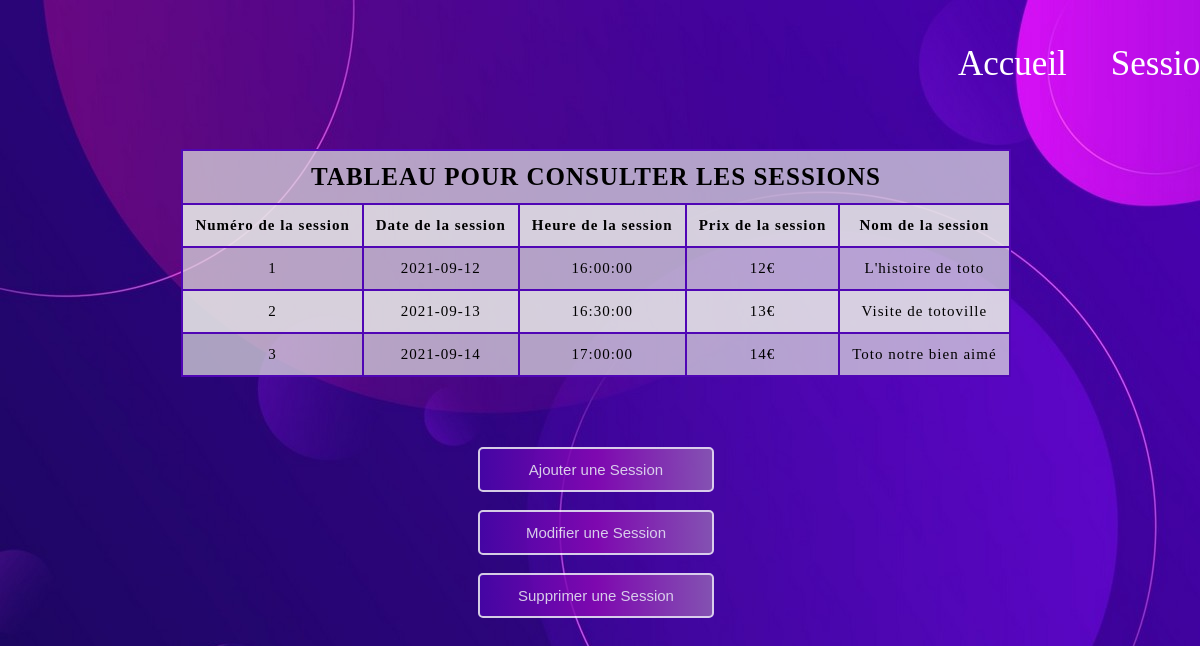
The app's page /?controleur=session with its own data.
### tables this page shows
CREATE TABLE `session` (
  `NUM_SESSION` int(2) NOT NULL,
  `DATE_SESSION` date DEFAULT NULL,
  `HEURE_SESSION` time DEFAULT NULL,
  `PRIX_SESSION` int(2) DEFAULT NULL,
  `NOM_SESSION` char(32) DEFAULT NULL
);

### index.php (called while the page is built, shortened)
<?php
$c=new $class();
include ("./vue/vue." . $c->vue . ".php");
?>

### modele/modele.session.php (called while the page is built, shortened)
<?php
class Modele_session
{
	private $conn;
	public function __construct()
	{
		$login = "root";
		$mdp = "";
		$bd = "anabase";
		$serveur = "localhost";
		try {
			$this->conn = new PDO(
				"mysql:host=$serveur;dbname=$bd",
				$login,
				$mdp,
				array(PDO::MYSQL_ATTR_INIT_COMMAND => 'SET NAMES \'UTF8\'')
			);
			$this->conn->setAttribute(PDO::ATTR_ERRMODE, PDO::ERRMODE_EXCEPTION);
		} catch (PDOException $e) {
			print "Erreur de connexion PDO ";
			die();
		}
	}
	function getSession()
	{
		try {
			$req = $this->conn->prepare("SELECT * FROM session");
			$req->execute();
			$resultat = $req->fetchAll(PDO::FETCH_OBJ);
		} catch (PDOException $e) {
			print "Erreur !: " . $e->getMessage();
			die();
		}
		return $resultat;
	}
}

### controleur/controleur.gosession.php (called while the page is built, shortened)
<?php
include("./modele/modele.session.php");
class Controleur_gosession
{
	public function __construct()
	{
		$this->modele = new Modele_session();
	}
}

### vue/session.html.php (shortened to what this page needs)
<div class="session" style="<?= $c->data['filter']?>;<?= $c->data['pointer-events'] ?>">
    <table>
        <tr>
            <th colspan="5">TABLEAU POUR CONSULTER LES SESSIONS</th>
        </tr>
        <tr>
            <td><B>Numéro de la session</B></td>
            <td><B>Date de la session</B></td>
            <td><B>Heure de la session</B></td>
            <td><B>Prix de la session</B></td>
            <td><B>Nom de la session</B></td>
        </tr>
        <?php foreach ($c->data["liste"] = $c->modele->getSession() as $UneSession) { ?>
            <tr>
                <td><?php echo $UneSession->NUM_SESSION; ?> </td>
                <td><?php echo $UneSession->DATE_SESSION; ?></td>
                <td><?php echo $UneSession->HEURE_SESSION; ?></td>
                <td><?php echo $UneSession->PRIX_SESSION; ?>€</td>
                <td><?php echo $UneSession->NOM_SESSION; ?></td>
            </tr>
        <?php }
        ?>
    </table>
    <div class="open-btn">
        <button class="open-button" onclick="openFormSessionAjout()">Ajouter une Session</button>
    </div>
    <div class="open-btn">
        <button class="open-button" onclick="openFormSessionModif()">Modifier une Session</button>
    </div>
    <div class="open-btn">
        <button class="open-button" onclick="openFormSessionDelete()">Supprimer une Session</button>
    </div>
</div>
</div>

### css/hello.css (style rules this page uses)
body { float: none; background-image: url('../images/vecteezypurple-background-liquidep0621_generated.jpg'); }
td, th { border: 2px solid #5006B5; padding: 12px; }
td { text-align: center; font-size: 15px; font-family: "Trebuchet MS"; }
tr:nth-child(even) { background-color: rgba(233, 233, 233, 0.644); }
th[colspan="5"] { color: rgb(0, 0, 0); font-size: 25px; }
table { border-collapse: collapse; letter-spacing: 1px; font-family: "Trebuchet MS"; font-size: .8rem; margin: auto; position: relative; top: 50px; background-color: #dfdfdfb7; }
.session { filter: grayscale(0px); }
* { box-sizing: border-box; }
.open-button { background: linear-gradient(to right, #4B06AE, #8F09B6, #9465b6); color: white; padding: 12px; border: none; border-radius: 5px; cursor: pointer; opacity: 0.8; position: relative; left: 40%; top: 120px; text-align: center; width: 20%; border: 2px solid rgb(255, 255, 255); font-size: 15px; }

### records on screen
session: NUM_SESSION "1", DATE_SESSION "2021-09-12", HEURE_SESSION "16:00:00", PRIX_SESSION "12", NOM_SESSION "L'histoire de toto"
session: NUM_SESSION "2", DATE_SESSION "2021-09-13", HEURE_SESSION "16:30:00", PRIX_SESSION "13", NOM_SESSION "Visite de totoville"
session: NUM_SESSION "3", DATE_SESSION "2021-09-14", HEURE_SESSION "17:00:00", PRIX_SESSION "14", NOM_SESSION "Toto notre bien aimé"
